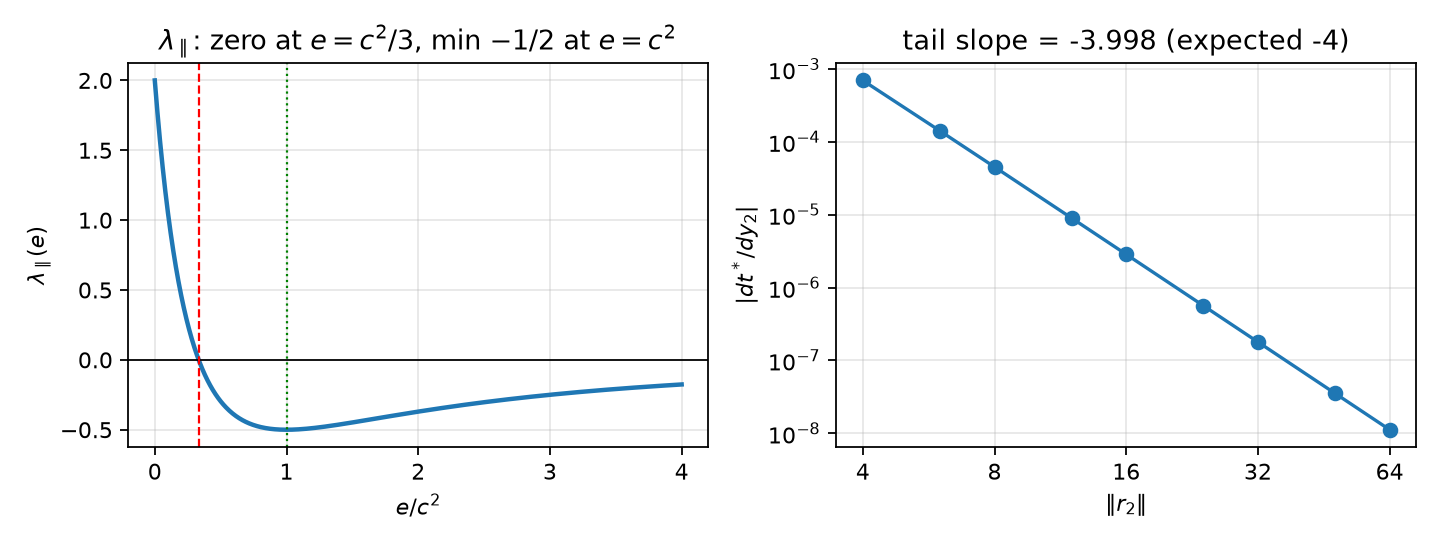

Reproduce this figure in Python.
#!/usr/bin/env python3
"""Minimal numerical sanity check for the 1-D sign-flip proposition.

Model:  F(t) = sum_i rho((t - y_i)^2),  rho(e) = c^2 e / (c^2 + e)  (Geman-McClure)

At a strict local minimum t* (H_rob = sum_i lambda_parallel(e_i) > 0):
    dt*/dy_j = lambda_parallel(e_j) / H_rob          (exact IFT)
    dt*/dy_j = 2 rho'(e_j) / sum_i 2 rho'(e_i)       (frozen-weight / naive IRLS-StopGrad)
with
    lambda_parallel(e) = 2 (rho'(e) + 2 e rho''(e))
                       = 2 c^4 (c^2 - 3 e) / (c^2 + e)^3.

Checks:
  (1) lambda_parallel closed form, zero at e=c^2/3, minimum -1/2 at e=c^2;
  (2) exact vs naive vs central finite difference at a local minimum with e_2 > c^2/3;
  (3) log-log slope of |dt*/dy_2| versus the residual norm ||r_2||, expected -4.

No scipy is assumed (bisection only).
Run:  /home/syk/miniconda3/bin/python ift_1d_signflip.py
"""
from pathlib import Path
HERE = Path(__file__).resolve().parent

import numpy as np

np.set_printoptions(precision=6, suppress=False)

C = 0.5
C2 = C * C
C4 = C2 * C2


def rho(e):
    return C2 * e / (C2 + e)


def drho(e):
    return C4 / (C2 + e) ** 2


def d2rho(e):
    return -2.0 * C4 / (C2 + e) ** 3


def lam(e):
    e = np.asarray(e, dtype=float)
    return 2.0 * (drho(e) + 2.0 * e * d2rho(e))


def lam_closed(e):
    e = np.asarray(e, dtype=float)
    return 2.0 * C4 * (C2 - 3.0 * e) / (C2 + e) ** 3


def Phi(t, y):
    e0 = (t - y[0]) ** 2
    e1 = (t - y[1]) ** 2
    return 2.0 * drho(e0) * (t - y[0]) + 2.0 * drho(e1) * (t - y[1])


def Hrob(t, y):
    return lam((t - y[0]) ** 2) + lam((t - y[1]) ** 2)


def bisect(fun, a, b, n=200):
    fa, fb = fun(a), fun(b)
    if fa == 0.0:
        return a
    if fb == 0.0:
        return b
    if fa * fb > 0:
        raise ValueError("no sign change on bracket")
    for _ in range(n):
        m = 0.5 * (a + b)
        fm = fun(m)
        if fa * fm <= 0:
            b, fb = m, fm
        else:
            a, fa = m, fm
    return 0.5 * (a + b)


def local_min_near(y, guess, half=0.2, samples=41):
    """Find a root of Phi near `guess` by scanning a small bracket and bisection."""
    ts = np.linspace(guess - half, guess + half, samples)
    phis = np.array([Phi(t, y) for t in ts])
    roots = []
    for k in range(len(ts) - 1):
        if phis[k] == 0.0:
            roots.append(ts[k])
        elif phis[k] * phis[k + 1] < 0:
            roots.append(bisect(lambda t: Phi(t, y), ts[k], ts[k + 1]))
    # keep roots with H_rob > 0 (strict local minima)
    mins = [r for r in roots if Hrob(r, y) > 0.0]
    if not mins:
        raise RuntimeError("no local minimum found")
    return min(mins, key=lambda r: abs(r - guess))


def main():
    out = []
    out.append("=== 1-D Geman-McClure sign-flip / finite-difference check ===")
    out.append(f"c = {C}, c^2/3 = {C2/3:.12g}, c^2 = {C2:.12g}")

    # (0) Black-Rangarajan dual: min_w [w e + psi(w)] = rho(e), w* = rho'(e)
    wgrid = np.logspace(-9, 0, 200001)
    out.append("[0] Black-Rangarajan dual check for GM: psi(w)=c^2 (sqrt(w)-1)^2")
    for e0 in [0.0, 0.01, 0.25, 1.0, 10.0, 1e3]:
        vals = wgrid * e0 + C2 * (np.sqrt(wgrid) - 1.0) ** 2
        k = int(np.argmin(vals))
        out.append(
            f"    e={e0:8.3f}  min_w[we+psi]={vals[k]:.12f}  rho(e)={rho(e0):.12f}  "
            f"|diff|={abs(vals[k]-rho(e0)):.2e}  w*={wgrid[k]:.8f}  rho'(e)={drho(e0):.8f}"
        )

    # (1) closed form and landmarks
    e_grid = np.concatenate([np.linspace(0.0, 4.0 * C2, 2001), np.logspace(-3, 4, 2000) * C2])
    e_grid = np.unique(e_grid)
    err_closed = np.max(np.abs(lam(e_grid) - lam_closed(e_grid)))
    out.append(f"[1] max |lambda_num - lambda_closed| = {err_closed:.3e}")
    e_zero = C2 / 3.0
    out.append(f"    lambda(c^2/3) = {float(lam_closed(e_zero)):.3e}  (expected 0)")
    # minimum on e>=0 is at e=c^2, value -1/2
    e_min = C2
    out.append(f"    lambda(c^2)   = {float(lam_closed(e_min)):.6f}  (expected -0.5)")
    out.append(f"    lambda(0)     = {float(lam_closed(0.0)):.6f}  (expected  2.0)")

    # (2) two-observation local minimum with e_2 > c^2/3
    y = np.array([0.0, 1.5])
    t_star = local_min_near(y, guess=0.0, half=0.15)
    e = (t_star - y) ** 2
    Hs = Hrob(t_star, y)
    out.append("")
    out.append(f"[2] y = {y}, t* = {t_star:.12f}, e = {e}, H_rob = {Hs:.12f}")
    out.append(f"    e_2 > c^2/3 ? {bool(e[1] > C2/3)}   H_rob > 0 ? {bool(Hs > 0)}")

    exact = lam(e[1]) / Hs
    naive = 2.0 * drho(e[1]) / (2.0 * drho(e[0]) + 2.0 * drho(e[1]))
    h = 1e-4
    tp = local_min_near(np.array([y[0], y[1] + h]), guess=t_star, half=0.01)
    tm = local_min_near(np.array([y[0], y[1] - h]), guess=t_star, half=0.01)
    fd = (tp - tm) / (2.0 * h)
    out.append(f"    exact  dt*/dy_2 = {exact:+.12f}")
    out.append(f"    naive  dt*/dy_2 = {naive:+.12f}")
    out.append(f"    FD     dt*/dy_2 = {fd:+.12f}")
    out.append(f"    |exact-FD|/|FD| = {abs(exact-fd)/abs(fd):.3e}")
    out.append(f"    |naive-FD|/|FD| = {abs(naive-fd)/abs(fd):.3e}")
    out.append(f"    sign(exact) = {np.sign(exact):+.0f}, sign(naive) = {np.sign(naive):+.0f} "
               f"(opposite: {bool(np.sign(exact) * np.sign(naive) < 0)})")

    # (3) log-log slope of |dt*/dy_2| versus ||r_2||
    gaps = np.array([4.0, 6.0, 8.0, 12.0, 16.0, 24.0, 32.0, 48.0, 64.0])
    sens = []
    res = []
    for gap in gaps:
        yy = np.array([0.0, gap])
        tt = local_min_near(yy, guess=0.0, half=0.2)
        ee = (tt - yy) ** 2
        hh = Hrob(tt, yy)
        sens.append(abs(lam(ee[1]) / hh))
        res.append(np.sqrt(ee[1]))
    sens = np.array(sens)
    res = np.array(res)
    # fit the tail (last 5 points)
    k = 5
    slope, intercept = np.polyfit(np.log(res[-k:]), np.log(sens[-k:]), 1)
    out.append("")
    out.append("[3] tail log-log slope of |dt*/dy_2| vs ||r_2||:")
    for r, s in zip(res, sens):
        out.append(f"    ||r_2|| = {r:9.4f}   |dt*/dy_2| = {s:.6e}")
    out.append(f"    fitted slope (last {k} points) = {slope:.6f}  (expected -4)")

    text = "\n".join(out)
    print(text)
    with open(HERE / "ift_1d_signflip_output.txt", "w") as f:
        f.write(text + "\n")

    # figure
    try:
        import matplotlib
        matplotlib.use("Agg")
        import matplotlib.pyplot as plt

        fig, ax = plt.subplots(1, 2, figsize=(9.0, 3.4))
        ee = np.linspace(0.0, 4.0 * C2, 800)
        ax[0].plot(ee / C2, lam_closed(ee), lw=2)
        ax[0].axhline(0.0, color="k", lw=0.8)
        ax[0].axvline(1.0 / 3.0, color="r", ls="--", lw=1)
        ax[0].axvline(1.0, color="g", ls=":", lw=1)
        ax[0].set_xlabel(r"$e/c^2$")
        ax[0].set_ylabel(r"$\lambda_\parallel(e)$")
        ax[0].set_title(r"$\lambda_\parallel$: zero at $e=c^2/3$, min $-1/2$ at $e=c^2$")
        ax[0].grid(alpha=0.3)
        ax[1].loglog(res, sens, "o-", lw=1.5)
        ax[1].set_xticks([4, 8, 16, 32, 64])
        ax[1].set_xticklabels(["4", "8", "16", "32", "64"])
        ax[1].minorticks_off()
        ax[1].set_xlabel(r"$\|r_2\|$")
        ax[1].set_ylabel(r"$|dt^*/dy_2|$")
        ax[1].set_title(f"tail slope = {slope:.3f} (expected -4)")
        ax[1].grid(alpha=0.3, which="both")
        fig.tight_layout()
        fig.savefig(HERE / "ift_1d_signflip.png", dpi=160)
        print("saved", HERE / "ift_1d_signflip.png")
    except Exception as exc:  # pragma: no cover
        print("plot skipped:", exc)


if __name__ == "__main__":
    main()
